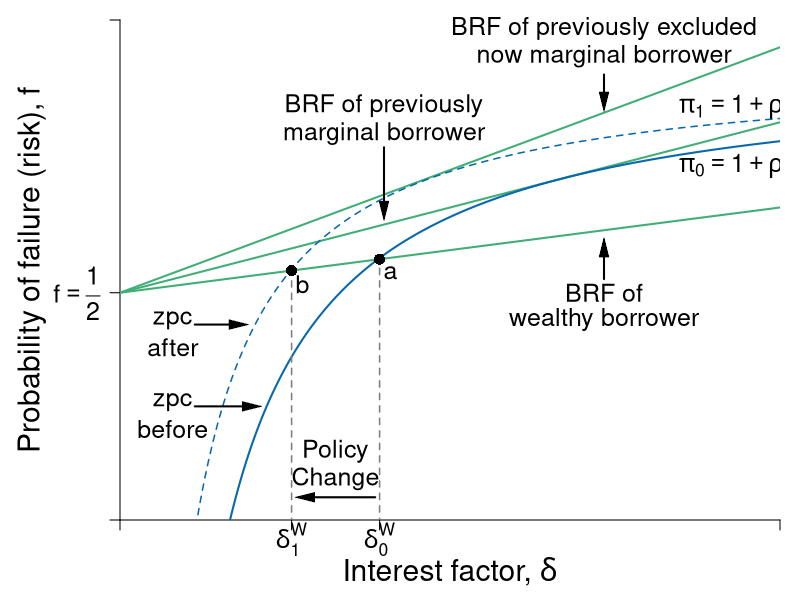

Generate this figure with R:
#Graph Designer: Simon Halliday
#Authors: Bowles, Foley and Halliday
#Title: Coordination, Conflict and Competition: A Text in Microeconomics

library(shape)
pdf(file = "credit/credit_investment_macro.pdf", width = 8, height = 6)

#Set parameters for graphics
pointsize <- 1.8
axislabelsize <- 1.8
labelsize <- 1.5
namesize <- 1.8
annotatesize <- 1.5
graphlinewidth <- 2
segmentlinewidth <- 1.5

COL <- c("#7fc97f", "#beaed4", "#fdc086", "#ffff99", "#386cb0", "#f0027f", "#bf5b17", "#666666")
COLA <- c("#e0f3db", "#99d8c9","#66c2a4","#41ae76", "#238b45", "#005824")
COLB <- c("#c6dbef", "#4eb3d3", "#2b8cbe", "#0868ac","#084081")
COLC <- c("#fcfbfd", "#efedf5", "#dadaeb", "#bcbddc", "#9e9ac8", "#807dba", "#6a51a3", "#54278f", "#3f007d")
grays <- gray.colors(25, start = 1, end = 0)

#Edited the margins to cater for the larger LHS labels
par(mar =  c(4, 6, 1, 1))

brfFn <- function(delta, q = 1, k = 1) {
  .5 + (delta / (2 * q)) * (1 - k)
}

PCFn <- function(delta, q = 1) {
  delta/q
}

isoreturnFn <- function(delta, pi = 0.125) {
  1 - (pi)/delta
}

yFn <- function(d1, f1, q = 1){
  q*f1*(1 - f1) - d1*(1 - f1)
}

ylow <- function(delta, q = 1, ybar = 0.0625){
  (-sqrt(delta^2 - 2*delta*q + q^2 - 4*q*ybar) + delta + q)/(2*q)
}

yhigh <- function(delta, q = 1, ybar = 0.0625){
  (sqrt(delta^2 - 2*delta*q + q^2 - 4*q*ybar) + delta + q)/(2*q)
}

xlims <- c(0, 1.5)
ylims <- c(0, 1.1)

npts <- 501 
d1 <- seq(xlims[1], xlims[2], length.out = npts)
f1 <- seq(ylims[1], ylims[2], length.out = npts) 
a <- c(0.0625)

plot(0, 0, xlim = xlims, ylim = ylims, type = "n",
     xlab = expression(paste("")),
     ylab = expression(paste("")), 
     xaxt = "n", 
     yaxt = "n", 
     cex.lab = axislabelsize, 
     bty = "n",
     xaxs = "i", 
     yaxs = "i"
)


ticksy <- c(ylims[1], 0.5, ylims[2])
ylabels <- c(NA, expression(paste(f == frac(1,2))),  NA)
ticksx <- c(xlims[1], 0.39, 0.59, xlims[2])
xlabels <- c(NA, expression(paste(delta[1]^{W})), expression(paste(delta[0]^{W})), NA)

axis(1, at = ticksx, pos = 0, labels = xlabels, cex.axis = labelsize)
axis(2, at = ticksy, pos = 0, labels = ylabels, las = 1, cex.axis = labelsize)

npts <- 503 
xx1 <- seq(xlims[1], xlims[2], length.out = npts)

#Draw the graphs
lines(xx1, brfFn(xx1, k = 0.28), col = COLA[4], lwd = graphlinewidth)
lines(xx1, brfFn(xx1, k = 0.5), col = COLA[4], lwd = graphlinewidth)
lines(xx1, brfFn(xx1, k = 0.75), col = COLA[4], lwd = graphlinewidth)
lines(xx1, isoreturnFn(xx1, pi = 0.175), col = COLB[4], lwd = segmentlinewidth, lty = 2)
lines(xx1, isoreturnFn(xx1, pi = 0.25), col = COLB[4], lwd = graphlinewidth)
#lines(xx1, isoreturnFn(xx1, pi = 0.5), col = COLB[4], lwd = graphlinewidth)


#Axis labels
mtext(expression(paste("Interest factor, ", delta)), side = 1, line = 2.5, cex = axislabelsize)
text(-0.2, 0.5*(ylims[2]), expression(paste("Probability of failure (risk), ", f)), xpd = TRUE, cex = axislabelsize, srt = 90) 

segments(0.39, -1, 0.39, brfFn(0.39, k = 0.75), lty = 2, col = grays[20] , lwd = segmentlinewidth)
points(0.39, brfFn(0.39, k = 0.75), pch = 16, col = "black", cex = 1.5)
text(0.39 + 0.025, brfFn(0.39, k = 0.75) - 0.03, expression(paste(b)), cex = labelsize)

#segments(1, -1, 1, brfFn(delta = 1, k = 0.5), lty = 2, col = grays[20] , lwd = segmentlinewidth)
#points(1, brfFn(1, k = 0.5), pch = 16, col = "black", cex = 1.5)
# text(1, brfFn(1, k = 0.5) + 0.04, expression(paste(n)), cex = labelsize)

segments(.59, -1, 0.59, brfFn(delta = 0.59, k = 0.75), lty = 2, col = grays[20] , lwd = segmentlinewidth)
points(0.59, brfFn(0.59, k = 0.75), pch = 16, col = "black", cex = 1.5)
text(0.59 + 0.025, brfFn(0.59, k = 0.75) - 0.03, expression(paste(a)), cex = labelsize)

#segments(.7, -1, 0.7, brfFn(delta = 0.7, k = 0.28), lty = 2, col = grays[20] , lwd = segmentlinewidth)
#points(0.7, brfFn(0.7, k = 0.28), pch = 16, col = "black", cex = 1.5)

text(1.4, 0.91, expression(paste(pi[1] == 1 + rho[1])), cex = labelsize)
text(1.4, 0.78, expression(paste(pi[0] == 1 + rho[0])), cex = labelsize)


text(1.1, 1.08, expression(paste("BRF of previously excluded")), cex = labelsize, xpd = TRUE)
text(1.1, 1.02, expression(paste("now marginal borrower")), cex = labelsize, xpd = TRUE)
Arrows(1.1, 0.98, 1.1, 0.92, col = "black", lty = 1, lwd = 2, arr.type = "triangle", arr.lwd = 0.5)

text(1.1, 0.5, expression(paste("BRF of")), cex = labelsize)
text(1.1, 0.44, expression(paste("wealthy borrower")), cex = labelsize)
Arrows(1.1, 0.53, 1.1, 0.6, col = "black", lty = 1, lwd = 2, arr.type = "triangle", arr.lwd = 0.5)


text(0.6, 0.91, expression(paste("BRF of previously")), cex = labelsize)
text(0.6, 0.85, expression(paste("marginal borrower")), cex = labelsize)
Arrows(0.6, 0.82, 0.6, 0.68, col = "black", lty = 1, lwd = 2, arr.type = "triangle", arr.lwd = 0.5)


text(0.12, 0.44, expression(paste("zpc")), cex = labelsize)
text(0.12, 0.38, expression(paste("after")), cex = labelsize)
Arrows(0.17, 0.43, 0.27, 0.43, col = "black", lty = 1, lwd = 2, arr.type = "triangle", arr.lwd = 0.5)
text(0.12, 0.26, expression(paste("zpc")), cex = labelsize)
text(0.12, 0.2, expression(paste("before")), cex = labelsize)
Arrows(0.17, 0.25, 0.3, 0.25, col = "black", lty = 1, lwd = 2, arr.type = "triangle", arr.lwd = 0.5)

text(0.49, 0.15, expression(paste("Policy")), cex = labelsize)
text(0.49, 0.09, expression(paste("Change")), cex = labelsize)
Arrows(0.58, 0.05, 0.42, 0.05, col = "black", lty = 1, lwd = 2, arr.type = "triangle", arr.lwd = 0.5)


dev.off()
